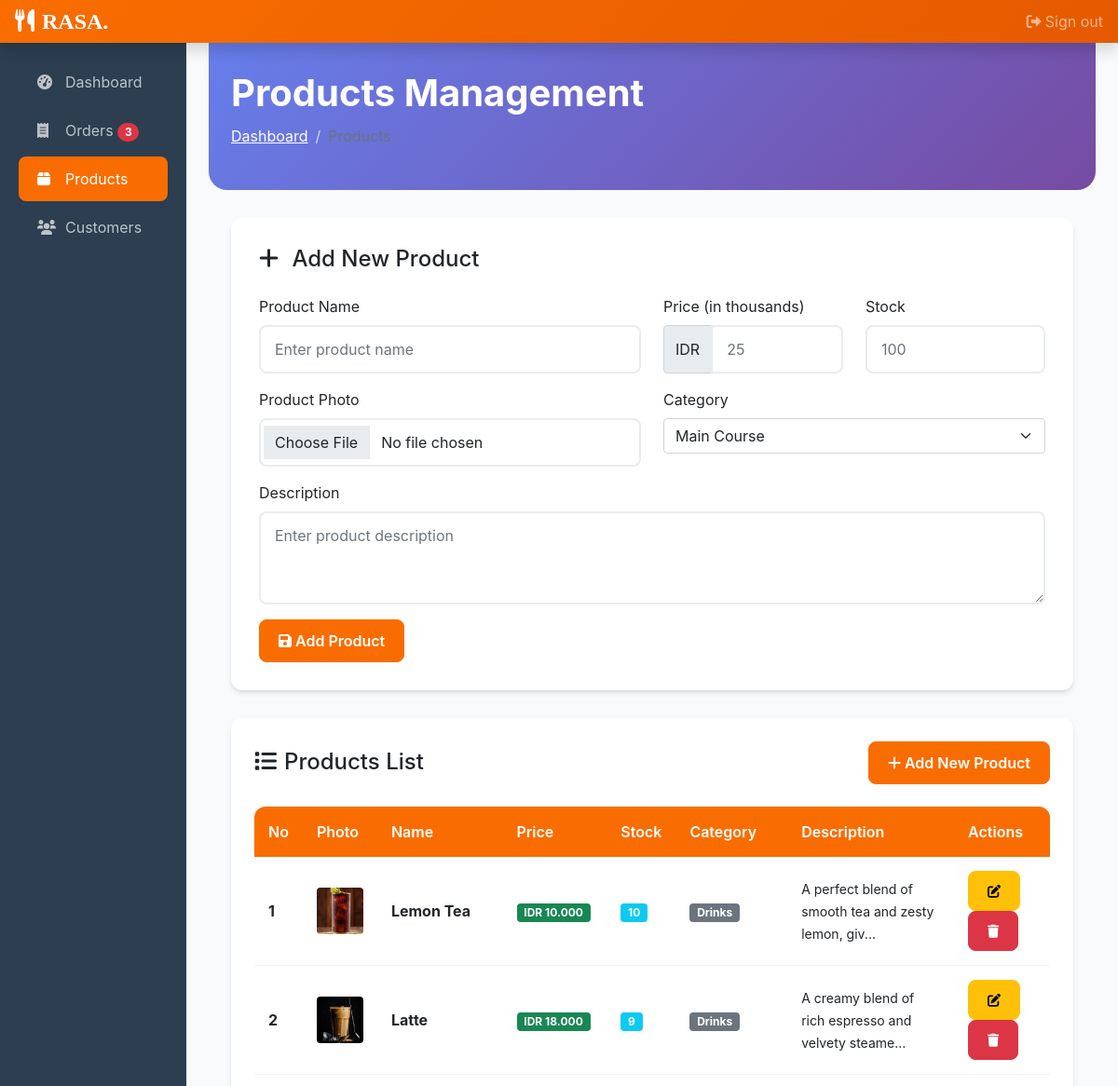
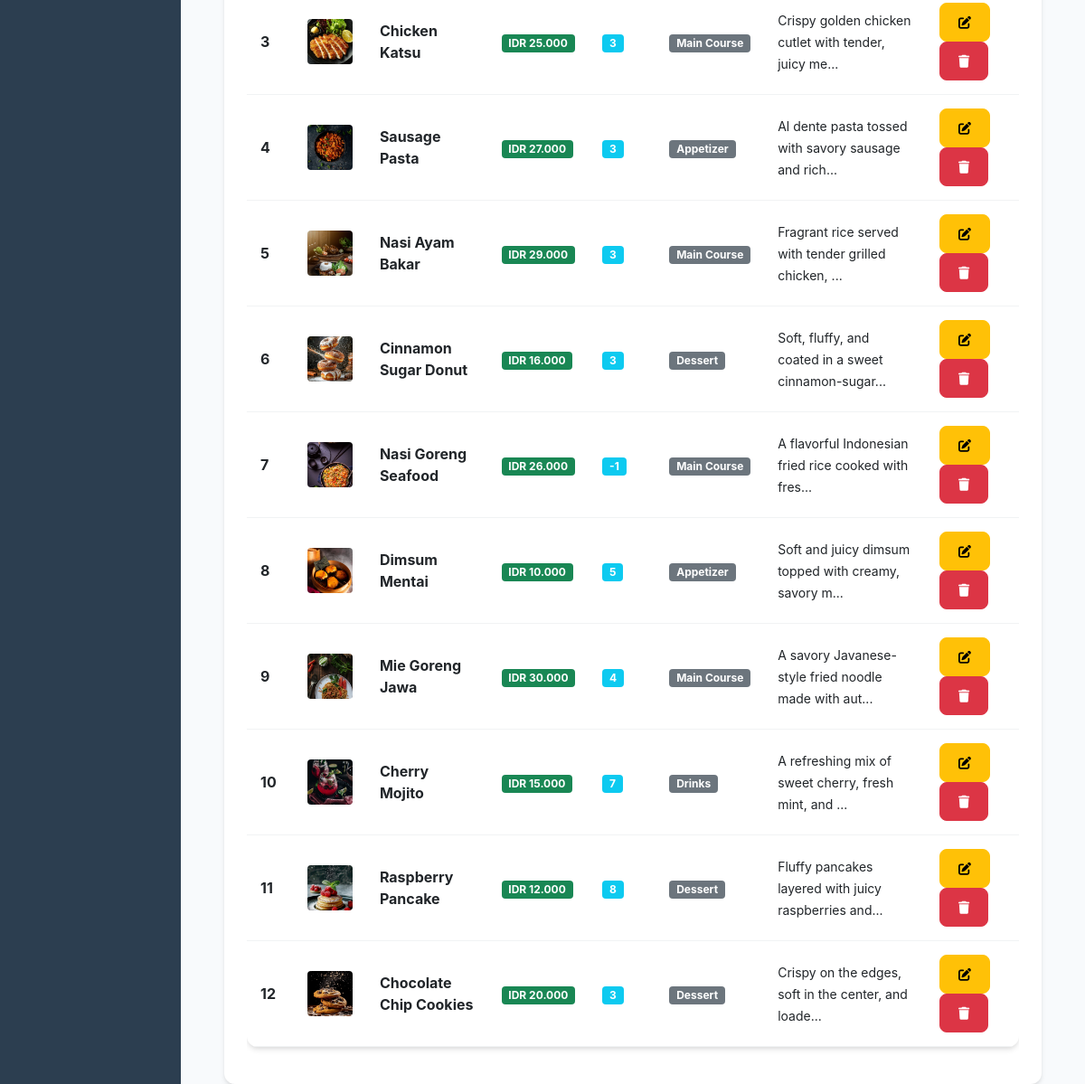
Page /dashboard/dashboard.php?page=products (signed in) on the committed database (2 pictures, top to bottom).
### tables this page shows
CREATE TABLE `product` (
  `id` int NOT NULL,
  `name` varchar(255) NOT NULL,
  `price` int NOT NULL,
  `stock` int NOT NULL,
  `photo` text NOT NULL,
  `id_category` int NOT NULL,
  `description` text NOT NULL
);

CREATE TABLE `category` (
  `id_category` int NOT NULL,
  `category_name` varchar(100) NOT NULL
);

### dashboard/dashboard.php (the view, shortened to what this page needs)
<?php
include '../config.php';
$current_page = isset($_GET['page']) ? $_GET['page'] : 'dashboard';
$stats = [];
$action = $_GET['action'] ?? '';
$name = '';
$price = '';
$stock = '';
$category = '';
$description = '';
?>
<!doctype html>
<html lang="en">
<head>
  <link href="../assets/dist/css/bootstrap.min.css" rel="stylesheet">
  <link href="https://cdnjs.cloudflare.com/ajax/libs/font-awesome/6.0.0/css/all.min.css" rel="stylesheet">
</head>
<body>
  <header class="navbar navbar-dark sticky-top flex-md-nowrap p-0 shadow">
    <a class="navbar-brand col-md-3 col-lg-2 me-0 px-3" href="dashboard.php">
      <i class="fas fa-utensils me-2"></i>RASA.
    </a>
    <div class="navbar-nav">
      <div class="nav-item text-nowrap">
        <a class="nav-link px-3" href="../index.php">
          <i class="fas fa-sign-out-alt me-1"></i>Sign out
        </a>
      </div>
    </div>
  </header>
  <div class="container-fluid">
    <div class="row">
      <nav id="sidebarMenu" class="col-md-3 col-lg-2 d-md-block sidebar collapse">
        <div class="position-sticky pt-3">
          <ul class="nav flex-column">
            <li class="nav-item">
              <a class="nav-link <?= $current_page === 'dashboard' ? 'active' : '' ?>"
                href="dashboard.php?page=dashboard">
                <i class="fas fa-tachometer-alt"></i>Dashboard
              </a>
            </li>
            <li class="nav-item">
              <a class="nav-link <?= $current_page === 'orders' ? 'active' : '' ?>" href="dashboard.php?page=orders">
                <i class="fas fa-receipt"></i>Orders
                <?php
                $pending_result = $db->query("SELECT COUNT(*) as count FROM transaction WHERE status = 'pending' OR status IS NULL");
                $pending_count = $pending_result->fetch_assoc()['count'];
                if ($pending_count > 0): ?>
                  <span class="badge bg-danger rounded-pill ms-auto"><?= $pending_count ?></span>
                <?php endif; ?>
              </a>
            </li>
            <li class="nav-item">
              <a class="nav-link <?= $current_page === 'products' ? 'active' : '' ?>"
                href="dashboard.php?page=products">
                <i class="fas fa-box"></i>Products
              </a>
            </li>
            <li class="nav-item">
              <a class="nav-link <?= $current_page === 'customers' ? 'active' : '' ?>"
                href="dashboard.php?page=customers">
                <i class="fas fa-users"></i>Customers
              </a>
            </li>
          </ul>
        </div>
      </nav>
      <main class="col-md-9 ms-sm-auto col-lg-10 px-md-4 main-content">
        <?php if ($current_page === 'dashboard'): ?>
          <div class="page-header">
            <div class="container-fluid">
              <h1 class="page-title">Dashboard</h1>
              <nav aria-label="breadcrumb">
                <ol class="breadcrumb">
                  <li class="breadcrumb-item active">Dashboard</li>
                </ol>
              </nav>
            </div>
          </div>
          <div class="container-fluid">
            <div class="row mb-4">
              <div class="col-md-3 mb-3">
                <div class="stat-card">
                  <div class="stat-icon" style="background: linear-gradient(135deg, #667eea 0%, #764ba2 100%);">
                    <i class="fas fa-shopping-cart"></i>
                  </div>
                  <h6 class="text-muted">Today's Orders</h6>
                  <h2 class="mb-0"><?= $stats['today_orders'] ?? 0 ?></h2>
                </div>
              </div>
              <div class="col-md-3 mb-3">
                <div class="stat-card">
                  <div class="stat-icon" style="background: linear-gradient(135deg, #f093fb 0%, #f5576c 100%);">
                    <i class="fas fa-clock"></i>
                  </div>
                  <h6 class="text-muted">Pending Orders</h6>
                  <h2 class="mb-0"><?= $stats['pending'] ?? 0 ?></h2>
                </div>
              </div>
              <div class="col-md-3 mb-3">
                <div class="stat-card">
                  <div class="stat-icon" style="background: linear-gradient(135deg, #4facfe 0%, #00f2fe 100%);">
                    <i class="fas fa-users"></i>
                  </div>
                  <h6 class="text-muted">Total Customers</h6>
                  <h2 class="mb-0"><?= $stats['total_customers'] ?? 0 ?></h2>
                </div>
              </div>
              <div class="col-md-3 mb-3">
                <div class="stat-card">
                  <div class="stat-icon" style="background: linear-gradient(135deg, #fa709a 0%, #fee140 100%);">
                    <i class="fas fa-dollar-sign"></i>
                  </div>
                  <h6 class="text-muted">Total Revenue</h6>
                  <h2 class="mb-0">IDR <?= number_format($stats['total_revenue'] ?? 0, 0, ',', '.') ?></h2>
                </div>
              </div>
            </div>
            <div class="row">
              <div class="col-12">
                <div class="stat-card">
                  <h5 class="mb-3">Quick Actions</h5>
                  <div class="d-flex flex-wrap gap-2">
                    <a href="dashboard.php?page=orders&status=pending" class="btn btn-warning">
                      <i class="fas fa-clock me-1"></i>Review Pending Orders
                    </a>
                    <a href="dashboard.php?page=products" class="btn btn-primary">
                      <i class="fas fa-plus me-1"></i>Add New Product
                    </a>
                    <a href="dashboard.php?page=customers" class="btn btn-info">
                      <i class="fas fa-users me-1"></i>Manage Customers
                    </a>
                    <a href="dashboard.php?page=orders" class="btn btn-success">
                      <i class="fas fa-list me-1"></i>View All Orders
                    </a>
                  </div>
                </div>
              </div>
            </div>
          </div>
        <?php elseif ($current_page === 'products'): ?>
          <div class="page-header">
            <div class="container-fluid">
              <h1 class="page-title">Products Management</h1>
              <nav aria-label="breadcrumb">
                <ol class="breadcrumb">
                  <li class="breadcrumb-item"><a href="dashboard.php" class="text-white">Dashboard</a></li>
                  <li class="breadcrumb-item active">Products</li>
                </ol>
              </nav>
            </div>
          </div>
          <div class="container-fluid">
            <div class="product-form">
              <h4 class="mb-4">
                <i class="fas fa-<?= $action == 'edit' ? 'edit' : 'plus' ?> me-2"></i>
                <?= $action == 'edit' ? 'Edit' : 'Add New' ?> Product
              </h4>
              <form method="POST" enctype="multipart/form-data">
                <div class="row">
                  <div class="col-md-6">
                    <div class="mb-3">
                      <label class="form-label">Product Name</label>
                      <input type="text" class="form-control" name="name" value="<?= @$name ?>"
                        placeholder="Enter product name" required>
                    </div>
                  </div>
                  <div class="col-md-3">
                    <div class="mb-3">
                      <label class="form-label">Price (in thousands)</label>
                      <div class="input-group">
                        <span class="input-group-text">IDR</span>
                        <input type="number" class="form-control" name="price" value="<?= @$price ?>" placeholder="25"
                          required>
                      </div>
                    </div>
                  </div>
                  <div class="col-md-3">
                    <div class="mb-3">
                      <label class="form-label">Stock</label>
                      <input type="number" class="form-control" name="stock" value="<?= @$stock ?>" placeholder="100"
                        required>
                    </div>
                  </div>
                </div>
                <div class="row">
                  <div class="col-md-6">
                    <div class="mb-3">
                      <label class="form-label">Product Photo</label>
                      <input class="form-control" type="file" name="photo" accept="image/*">
                    </div>
                  </div>
                  <div class="col-md-6">
                    <div class="mb-3">
                      <label class="form-label">Category</label>
                      <select class="form-select" name="category" required>
                        <?php
                        $catResult = mysqli_query($db, "SELECT * FROM category");
                        while ($cat = mysqli_fetch_assoc($catResult)) {
                          $selected = (isset($category) && $category == $cat['id_category']) ? "selected" : "";
                          echo "<option value='{$cat['id_category']}' {$selected}>{$cat['category_name']}</option>";
                        }
                        ?>
                      </select>
                    </div>
                  </div>
                </div>
                <div class="mb-3">
                  <label class="form-label">Description</label>
                  <textarea class="form-control" name="description" rows="3" placeholder="Enter product description"
                    required><?= @$description ?></textarea>
                </div>
                <div class="d-flex gap-2">
                  <button type="submit" class="btn btn-primary">
                    <i class="fas fa-save me-1"></i><?= $action == 'edit' ? 'Update' : 'Add' ?> Product
                  </button>
                </div>
              </form>
            </div>
            <div class="stat-card">
              <div class="d-flex justify-content-between align-items-center mb-4">
                <h4 class="mb-0"><i class="fas fa-list me-2"></i>Products List</h4>
                <a href="dashboard.php?page=products" class="btn btn-primary">
                  <i class="fas fa-plus me-1"></i>Add New Product
                </a>
              </div>
              <div class="table-responsive">
                <table class="table table-hover">
                  <thead>
                    <tr>
                      <th>No</th>
                      <th>Photo</th>
                      <th>Name</th>
                      <th>Price</th>
                      <th>Stock</th>
                      <th>Category</th>
                      <th>Description</th>
                      <th>Actions</th>
                    </tr>
                  </thead>
                  <tbody>
                    <?php
                    $no = 1;
                    $result = mysqli_query(
                      $db,
                      "SELECT p.*, c.category_name
                      FROM product p
                      JOIN category c ON p.id_category = c.id_category
                      ORDER BY p.id DESC"
                    );
                    while ($row = mysqli_fetch_assoc($result)) {
                      echo "<tr>
                        <td class='fw-bold'>{$no}</td>
                        <td><img src='../images/{$row['photo']}' width='50' height='50' class='rounded object-fit-cover' style='object-fit: cover;'></td>
                        <td class='fw-bold'>{$row['name']}</td>
                        <td><span class='badge bg-success'>IDR " . number_format($row['price'], 0, ',', '.') . "</span></td>
                        <td><span class='badge bg-info'>{$row['stock']}</span></td>
                        <td><span class='badge bg-secondary'>{$row['category_name']}</span></td>
                        <td><small>" . substr($row['description'], 0, 50) . "...</small></td>
                        <td>
                          <a href='dashboard.php?page=products&action=edit&id={$row['id']}' class='btn btn-sm btn-warning me-1'>
                            <i class='fas fa-edit'></i>
                          </a>
                          <a href='dashboard.php?page=products&action=delete&id={$row['id']}' class='btn btn-sm btn-danger btn-delete'>
                            <i class='fas fa-trash'></i>
                          </a>
                        </td>
                      </tr>";
                      $no++;
                    }
                    ?>
                  </tbody>
                </table>
              </div>
            </div>
          </div>
        <?php endif; ?>
      </main>
    </div>
  </div>
</body>
</html>

### dashboard/dashboard.php (style rules this page uses)
:root { --primary-color: #f96d00; --primary-dark: #e55a00; --sidebar-bg: #2c3e50; --sidebar-hover: #34495e; --card-shadow: 0 4px 6px -1px rgba(0, 0, 0, 0.1), 0 2px 4px -1px rgba(0, 0, 0, 0.06); }
body { font-family: 'Inter', -apple-system, BlinkMacSystemFont, sans-serif; background: #f8fafc; }
.navbar { background: linear-gradient(135deg, var(--primary-color) 0%, var(--primary-dark) 100%) !important; box-shadow: var(--card-shadow); }
.navbar-brand { font-family: 'Spectral', serif; font-weight: 700; font-size: 1.5rem; }
.sidebar { background: var(--sidebar-bg) !important; min-height: 100vh; box-shadow: var(--card-shadow); }
.sidebar .nav-link { color: #bdc3c7 !important; padding: 12px 20px; border-radius: 8px; margin: 2px 8px; transition: all 0.3s ease; }
.sidebar .nav-link.active { background: var(--primary-color); color: white !important; }
.sidebar .nav-link i { width: 20px; margin-right: 10px; }
.main-content { background: #f8fafc; min-height: 100vh; }
.page-header { background: linear-gradient(135deg, #667eea 0%, #764ba2 100%); color: white; padding: 30px 0; margin-bottom: 30px; border-radius: 0 0 20px 20px; }
.stat-card { background: white; border-radius: 12px; padding: 25px; box-shadow: var(--card-shadow); border: none; transition: transform 0.3s ease; }
.product-form { background: white; padding: 30px; border-radius: 12px; box-shadow: var(--card-shadow); margin-bottom: 30px; }
.form-control { border-radius: 8px; border: 2px solid #e9ecef; padding: 12px 15px; transition: all 0.3s ease; }
.btn { border-radius: 8px; padding: 10px 20px; font-weight: 600; transition: all 0.3s ease; }
.btn-primary { background: var(--primary-color); border-color: var(--primary-color); }
.table { background: white; border-radius: 12px; overflow: hidden; box-shadow: var(--card-shadow); }
.table thead th { background: var(--primary-color); color: white; border: none; padding: 15px; font-weight: 600; }
.table td { padding: 15px; vertical-align: middle; border-color: #f1f3f4; }
.page-title { font-size: 2.5rem; font-weight: 700; margin-bottom: 10px; }
.breadcrumb { background: transparent; padding: 0; }
.breadcrumb-item+.breadcrumb-item::before { color: rgba(255, 255, 255, 0.7); }

### rows in the picture
product: photo (picture), name "Lemon Tea", price "10.000", stock "10", id_category.category_name "Drinks", description "A perfect blend of smooth tea and zesty lemon, giv"
product: photo (picture), name "Latte", price "18.000", stock "9", id_category.category_name "Drinks", description "A creamy blend of rich espresso and velvety steame"
product: photo (picture), name "Chicken Katsu", price "25.000", stock "3", id_category.category_name "Main Course", description "Crispy golden chicken cutlet with tender, juicy me"
product: photo (picture), name "Sausage Pasta", price "27.000", stock "3", id_category.category_name "Appetizer", description "Al dente pasta tossed with savory sausage and rich"
product: photo (picture), name "Nasi Ayam Bakar", price "29.000", stock "3", id_category.category_name "Main Course", description "Fragrant rice served with tender grilled chicken,"
product: photo (picture), name "Cinnamon Sugar Donut", price "16.000", stock "3", id_category.category_name "Dessert", description "Soft, fluffy, and coated in a sweet cinnamon-sugar"
product: photo (picture), name "Nasi Goreng Seafood", price "26.000", stock "-1", id_category.category_name "Main Course", description "A flavorful Indonesian fried rice cooked with fres"
product: photo (picture), name "Dimsum Mentai", price "10.000", stock "5", id_category.category_name "Appetizer", description "Soft and juicy dimsum topped with creamy, savory m"
product: photo (picture), name "Mie Goreng Jawa", price "30.000", stock "4", id_category.category_name "Main Course", description "A savory Javanese-style fried noodle made with aut"
product: photo (picture), name "Cherry Mojito", price "15.000", stock "7", id_category.category_name "Drinks", description "A refreshing mix of sweet cherry, fresh mint, and"
product: photo (picture), name "Raspberry Pancake", price "12.000", stock "8", id_category.category_name "Dessert", description "Fluffy pancakes layered with juicy raspberries and"
product: photo (picture), name "Chocolate Chip Cookies", price "20.000", stock "3", id_category.category_name "Dessert", description "Crispy on the edges, soft in the center, and loade"

### other values in the picture
$pending_count "3"
form field category "Main Course"
